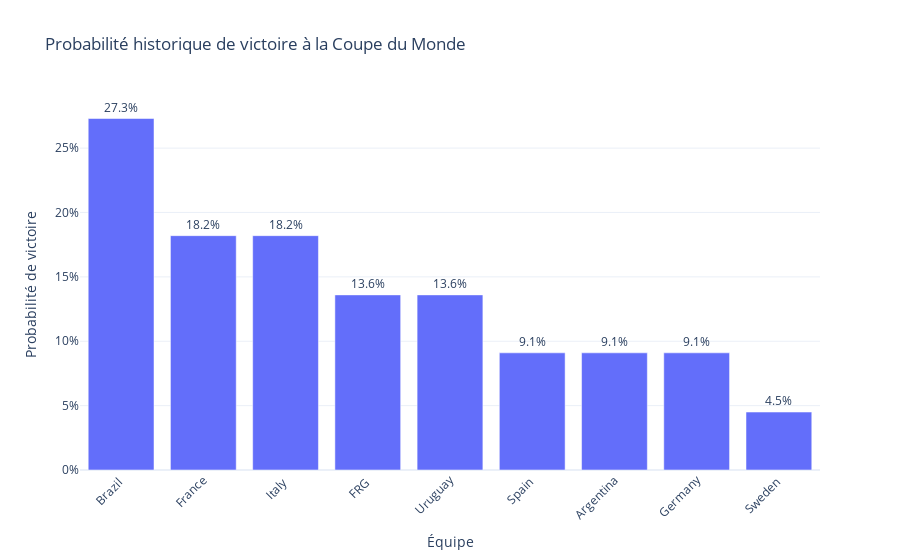

The code cell stored with this chart in its notebook:
### Code cell
#Probabilité de victoire d’une équipe
req_1 = """WITH finals AS (
    SELECT
        edition,
        CASE
            WHEN home_result > away_result THEN home_team
            ELSE away_team
        END AS winner
    FROM matches
    WHERE stage = 'final'
),
total_cups AS (
    SELECT COUNT(DISTINCT edition) AS total
    FROM finals
),
wins_per_team AS (
    SELECT
        winner AS team,
        COUNT(*) AS titles
    FROM finals
    GROUP BY winner
)
SELECT
    w.team,
    w.titles,
    t.total AS total_world_cups,
    ROUND(w.titles::numeric / t.total, 3) AS probability
FROM wins_per_team w
CROSS JOIN total_cups t
ORDER BY probability DESC;"""

df_matches = select_to_dataframe(
    engine,
    req_1
)
df_matches

import plotly.express as px

fig = px.bar(
    df_matches.head(9),
    x="team",
    y="probability",
    text="probability",
    title="Probabilité historique de victoire à la Coupe du Monde",
    labels={
        "team": "Équipe",
        "probability": "Probabilité de victoire"
    }
)

fig.update_traces(
    texttemplate="%{text:.1%}",
    textposition="outside"
)

fig.update_layout(
    yaxis_tickformat=".0%",
    xaxis_tickangle=-45,
    template="plotly_white",
    bargap=0.2
)

fig.show()

### Figure 1 — Plotly figure (JSON) as saved in the notebook; plotly's stock layout.template omitted (floating-point values rounded to 4 significant figures)
{"data": [{"hovertemplate": "Équipe=%{x}<br>Probabilité de victoire=%{text}<extra></extra>", "legendgroup": "", "marker": {"color": "#636efa", "pattern": {"shape": ""}}, "name": "", "orientation": "v", "showlegend": false, "text": [0.273, 0.182, 0.182, 0.136, 0.136, 0.091, 0.091, 0.091, 0.045], "textposition": "outside", "texttemplate": "%{text:.1%}", "type": "bar", "x": ["Brazil ", "France", "Italy ", "FRG ", "Uruguay", "Spain ", "Argentina", "Germany", "Sweden "], "xaxis": "x", "y": [0.273, 0.182, 0.182, 0.136, 0.136, 0.091, 0.091, 0.091, 0.045], "yaxis": "y"}], "layout": {"bargap": 0.2, "barmode": "relative", "legend": {"tracegroupgap": 0}, "title": {"text": "Probabilité historique de victoire à la Coupe du Monde"}, "xaxis": {"anchor": "y", "domain": [0, 1], "tickangle": -45, "title": {"text": "Équipe"}}, "yaxis": {"anchor": "x", "domain": [0, 1], "tickformat": ".0%", "title": {"text": "Probabilité de victoire"}}}}
